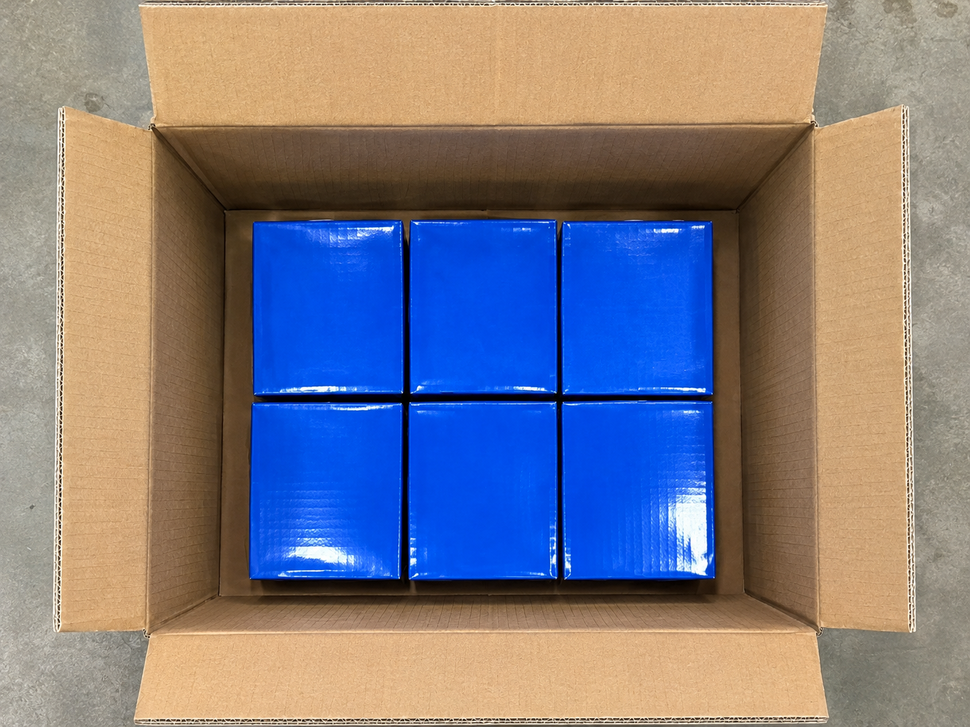
#> input picture test_images/test_B_top.png, 970 x 727 px, shrunk from 1448 x 1086 before the run
$ python test_floor_edges_products.py   (older library calls are emulated)
#> lines starting #> are read from the running program, lines starting #| are printed output that depends on the picture; after the words box and inside, x2 and y2 are one past the last pixel; in counts of white or black regions, pixels touching at a corner belong together

from pathlib import Path
import cv2
import numpy as np

src = Path("test_images/test_B_top.png")
out = Path("test_outputs/floor_edges_products.png")

image = cv2.imread(str(src))
#> image is the input picture: shape (727, 970, 3); mean B, G, R 133.4, 124.1, 128.2

if image is None:
    raise SystemExit("빈 박스 이미지를 찾지 못했습니다.")

h, w = image.shape[:2]

# 1. LAB 색상 공간으로 변환
lab = cv2.cvtColor(
    image, cv2.COLOR_BGR2LAB
).astype(np.float32)
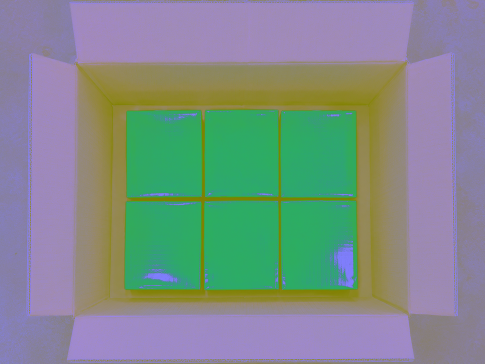
#> lab: shape (727, 970, 3) float32 (shown at 1/2 size); mean B, G, R 138, 141.2, 126.2

# 2. 색상·밝기 변화량 계산
gx = cv2.Sobel(lab, cv2.CV_32F, 1, 0, ksize=3)
gy = cv2.Sobel(lab, cv2.CV_32F, 0, 1, ksize=3)
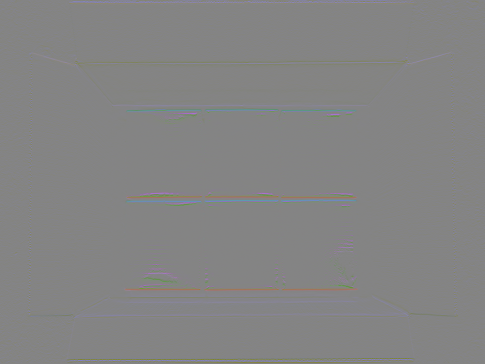
#> gy: shape (727, 970, 3) float32 (shown at 1/2 size); mean B, G, R -0.1, 0, 0; drawn with min black and max white

vertical_edges = np.linalg.norm(gx, axis=2)
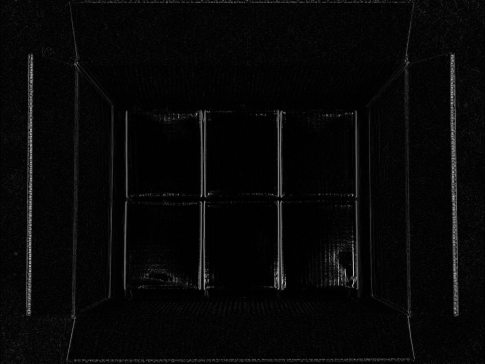
#> vertical_edges: shape (727, 970) float32 (shown at 1/2 size); min 0, max 921.4, mean 28.6; drawn with min black and max white
horizontal_edges = np.linalg.norm(gy, axis=2)
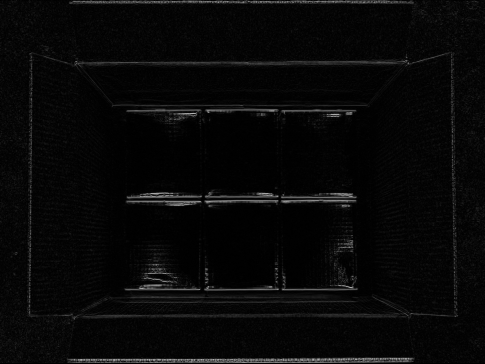
#> horizontal_edges: shape (727, 970) float32 (shown at 1/2 size); min 0, max 925.2, mean 31.1; drawn with min black and max white

# 제품이 없는 중앙 영역에서 경계 후보 수집
x1, x2 = int(w * 0.40), int(w * 0.60)
y1, y2 = int(h * 0.40), int(h * 0.60)

x_profile = np.median(
    vertical_edges[y1:y2, :], axis=0
)
#> x_profile = 970 values, max 541.6 at index 60, min 0 at index 0, mean 26.07
y_profile = np.median(
    horizontal_edges[:, x1:x2], axis=1
)
#> y_profile = 727 values, max 630.2 at index 718, min 0 at index 0, mean 28.28

# 노이즈 감소
def smooth(values):
    v = values.astype(np.float32).reshape(1, -1)
    return cv2.GaussianBlur(v, (21, 1), 0).ravel()

x_profile = smooth(x_profile)
#> x_profile = 970 values, max 272.5 at index 907, min 4.39 at index 491, mean 26.09
y_profile = smooth(y_profile)
#> y_profile = 727 values, max 314.5 at index 726, min 3.95 at index 450, mean 28.63

# 3. 각 방향의 경계 검색 범위
# 현재 정면 촬영 테스트 사진에 맞춘 범위
def strongest(profile, start_ratio, end_ratio):
#> called with profile = array of shape (970,), start_ratio = 0.15, end_ratio = 0.4
    n = len(profile)
#> n = 970
    start = int(n * start_ratio)
#> start = 145
    end = int(n * end_ratio)
#> end = 388

    region = profile[start:end]
#> region = 243 values, max 129.3 at index 108, min 4.72 at index 137, mean 18.21
    if region.size == 0:
        raise ValueError("검색 범위가 비어 있습니다.")

    index = int(np.argmax(region))
#> index = 108
    return start + index, float(region[index])

left, ls = strongest(x_profile, 0.15, 0.40)
#> left = 253; ls = 129.3
right, rs = strongest(x_profile, 0.60, 0.85)
#> right = 713; rs = 132.3
top, ts = strongest(y_profile, 0.22, 0.43)
#> top = 220; ts = 149.8
bottom, bs = strongest(y_profile, 0.57, 0.85)
#> bottom = 579; bs = 136.6

if left >= right or top >= bottom:
    raise SystemExit("바닥 경계 후보가 올바르지 않습니다.")

# 4. 검출 결과 표시
result = image.copy()

corners = np.array([
    [left, top],
    [right, top],
    [right, bottom],
    [left, bottom]
], dtype=np.int32)
#> corners = [[253, 220], [713, 220], [713, 579], [253, 579]]

cv2.polylines(
    result, [corners], True,
    (0, 255, 0), 4
)
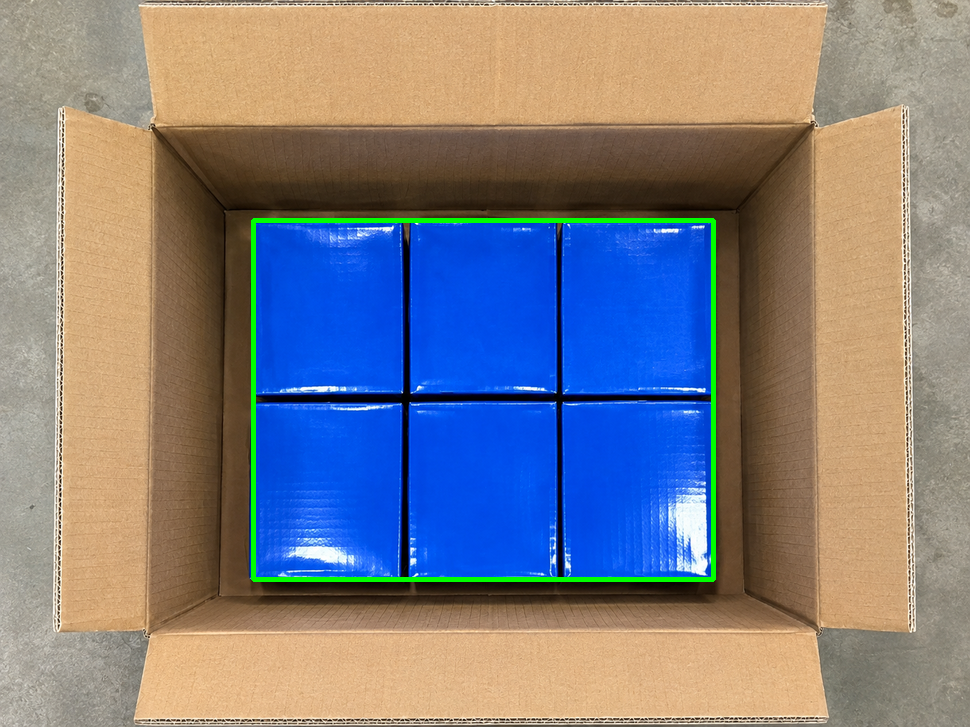
#> result: shape (727, 970, 3); 1.16% of pixels changed, all inside (x1, y1, x2, y2) = (251, 218, 716, 582)

for pt in corners:
    cv2.circle(
        result, tuple(pt), 9,
        (0, 0, 255), -1
    )
#> this loop made 4 passes
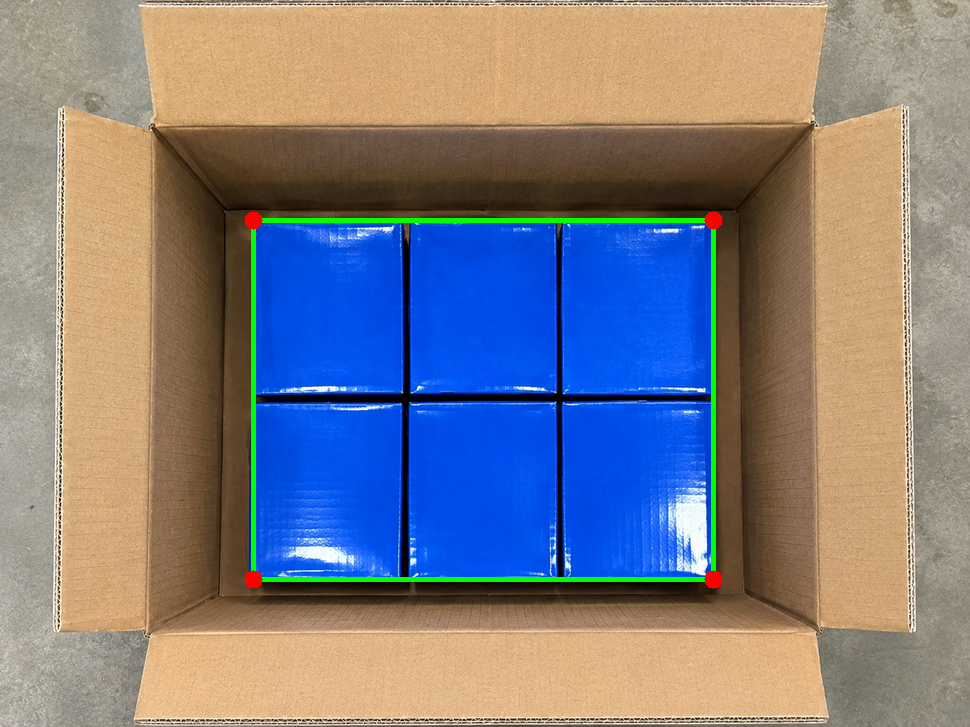
#> result: shape (727, 970, 3); 0.14% of pixels changed, all inside (x1, y1, x2, y2) = (244, 211, 723, 589)

out.parent.mkdir(exist_ok=True)

if not cv2.imwrite(str(out), result):
    raise RuntimeError("이미지 저장 실패")

print("=== 바닥 경계 후보 ===")
print("왼쪽:", left, "변화 강도:", round(ls, 1))
#| 왼쪽: 253 변화 강도: 129.3
print("오른쪽:", right, "변화 강도:", round(rs, 1))
#| 오른쪽: 713 변화 강도: 132.3
print("위쪽:", top, "변화 강도:", round(ts, 1))
#| 위쪽: 220 변화 강도: 149.8
print("아래쪽:", bottom, "변화 강도:", round(bs, 1))
#| 아래쪽: 579 변화 강도: 136.6
print("결과:", out)

$ run again, with test_images/generated.png copied over test_images/test_B_top.png
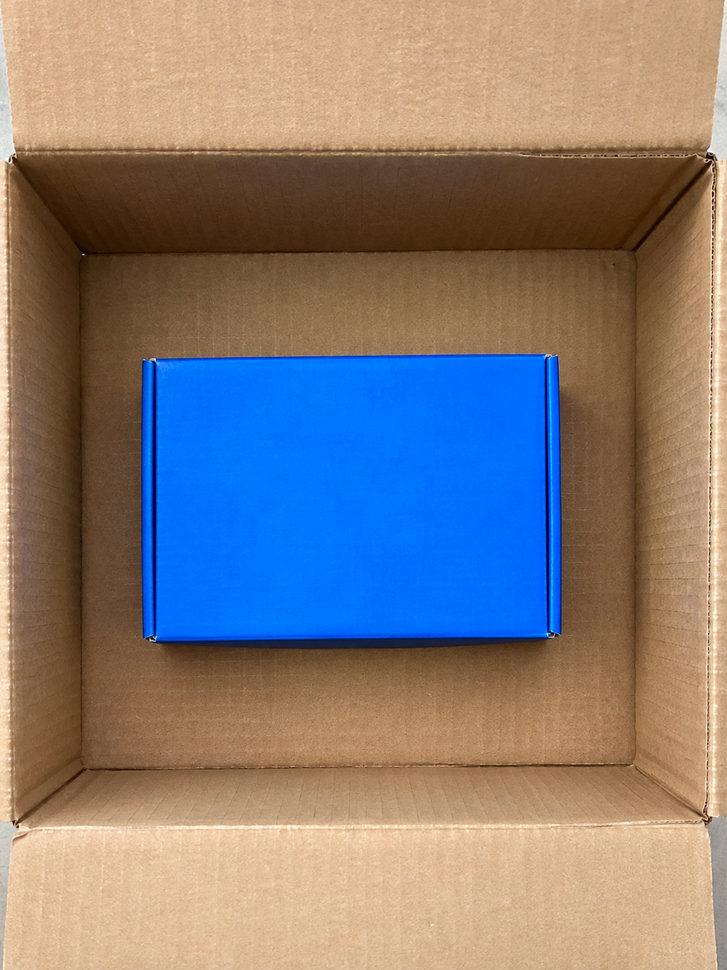
#> input picture test_images/generated.png, 727 x 970 px, shrunk from 1086 x 1448 before the run
#> image is the input picture: shape (970, 727, 3); mean B, G, R 122.1, 125.3, 134.9
#> `horizontal_edges = np.linalg.norm(gy, axis=2)`:
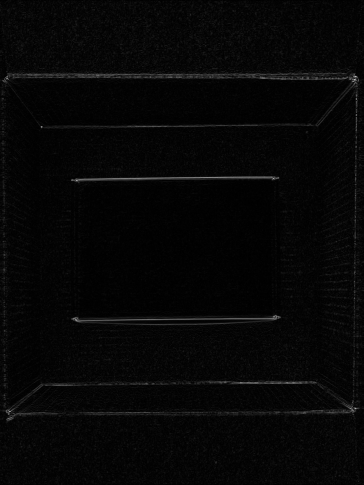
#> horizontal_edges: shape (970, 727) float32 (shown at 1/2 size); min 0, max 805.5, mean 21.6; drawn with min black and max white
#> `x_profile = np.median( vertical_edges[y1:y2, :], axis=0 )`: x_profile = 727 values, max 473.3 at index 545, min 0 at index 0, mean 25.14
#> `y_profile = np.median( horizontal_edges[:, x1:x2], axis=1 )`: y_profile = 970 values, max 417.1 at index 355, min 0 at index 0, mean 18.04
#> `x_profile = smooth(x_profile)`: x_profile = 727 values, max 296.1 at index 548, min 4.84 at index 498, mean 25.17
#> `y_profile = smooth(y_profile)`: y_profile = 970 values, max 138.9 at index 356, min 5.4 at index 417, mean 18.06
#> n = 727
#> start = 109
#> end = 290
#> region = 181 values, max 229.6 at index 45, min 5.53 at index 162, mean 27.3
#> index = 45
#> left = 154; ls = 229.6
#> right = 548; rs = 296.1
#> top = 356; ts = 138.9
#> bottom = 638; bs = 105
#> corners = [[154, 356], [548, 356], [548, 638], [154, 638]]
#> the loop `for pt in corners:` made 4 passes
#> after the loop `for pt in corners:`:
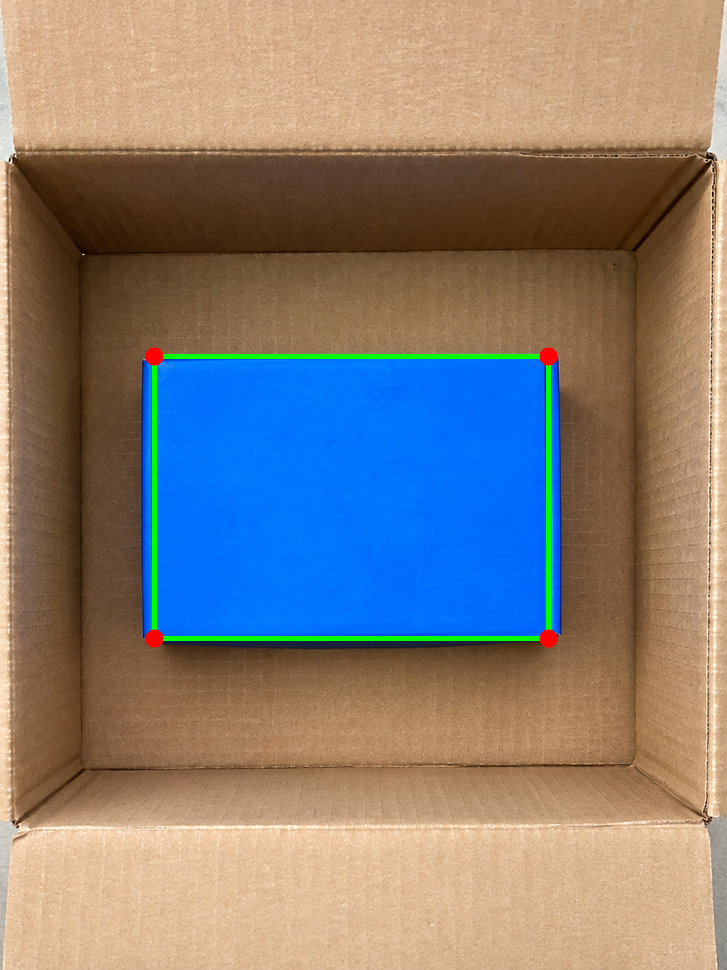
#> result: shape (970, 727, 3); mean B, G, R 120.5, 126.9, 134.9
#| 왼쪽: 154 변화 강도: 229.6
#| 오른쪽: 548 변화 강도: 296.1
#| 위쪽: 356 변화 강도: 138.9
#| 아래쪽: 638 변화 강도: 105.0

$ run again, with test_images/test_A.png copied over test_images/test_B_top.png
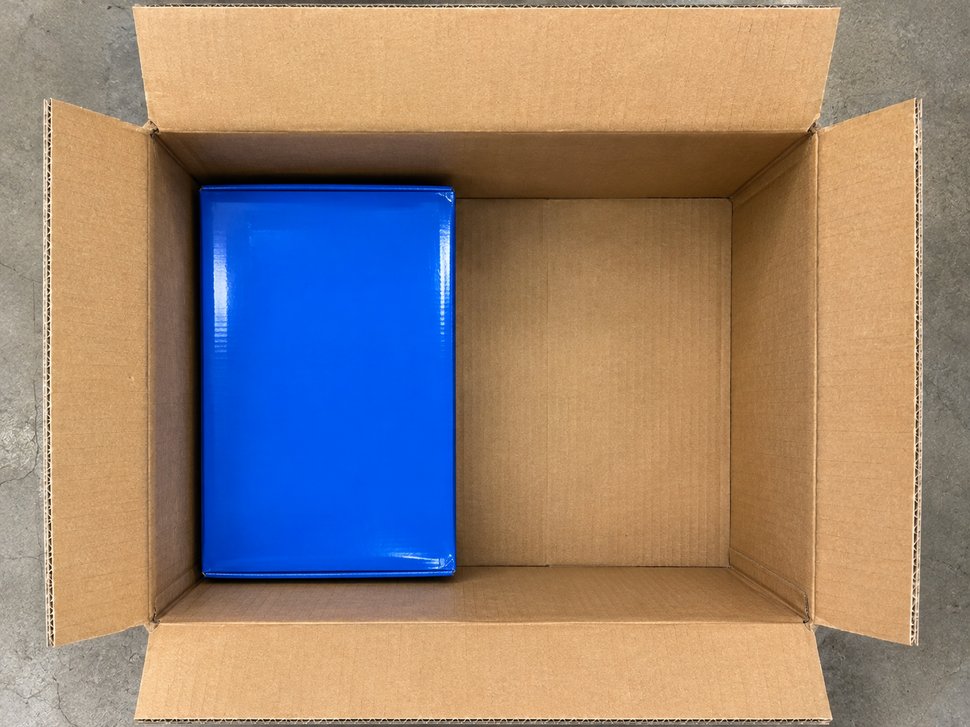
#> input picture test_images/test_A.png, 970 x 727 px, shrunk from 1448 x 1086 before the run
#> image is the input picture: shape (727, 970, 3); mean B, G, R 119, 131.1, 149.8
#> `horizontal_edges = np.linalg.norm(gy, axis=2)`:
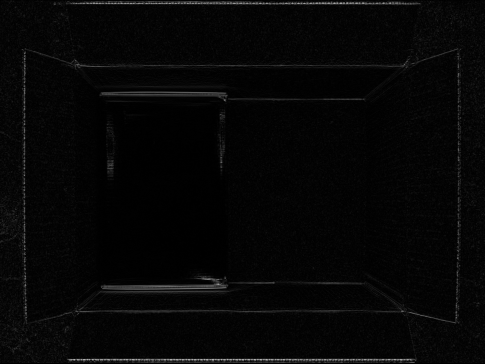
#> horizontal_edges: shape (727, 970) float32 (shown at 1/2 size); min 0, max 962.7, mean 25; drawn with min black and max white
#> `x_profile = np.median( vertical_edges[y1:y2, :], axis=0 )`: x_profile = 970 values, max 620.6 at index 49, min 0 at index 0, mean 23.21
#> `y_profile = np.median( horizontal_edges[:, x1:x2], axis=1 )`: y_profile = 727 values, max 680.3 at index 719, min 0 at index 0, mean 18.5
#> `x_profile = smooth(x_profile)`: x_profile = 970 values, max 262.1 at index 48, min 2.93 at index 378, mean 23.23
#> `y_profile = smooth(y_profile)`: y_profile = 727 values, max 227.1 at index 720, min 6.12 at index 472, mean 18.69
#> n = 970
#> start = 145
#> end = 388
#> region = 243 values, max 99.17 at index 57, min 2.93 at index 233, mean 15.11
#> index = 57
#> left = 202; ls = 99.17
#> right = 816; rs = 101.2
#> top = 198; ts = 48.58
#> bottom = 565; bs = 49.15
#> corners = [[202, 198], [816, 198], [816, 565], [202, 565]]
#> the loop `for pt in corners:` made 4 passes
#> after the loop `for pt in corners:`:
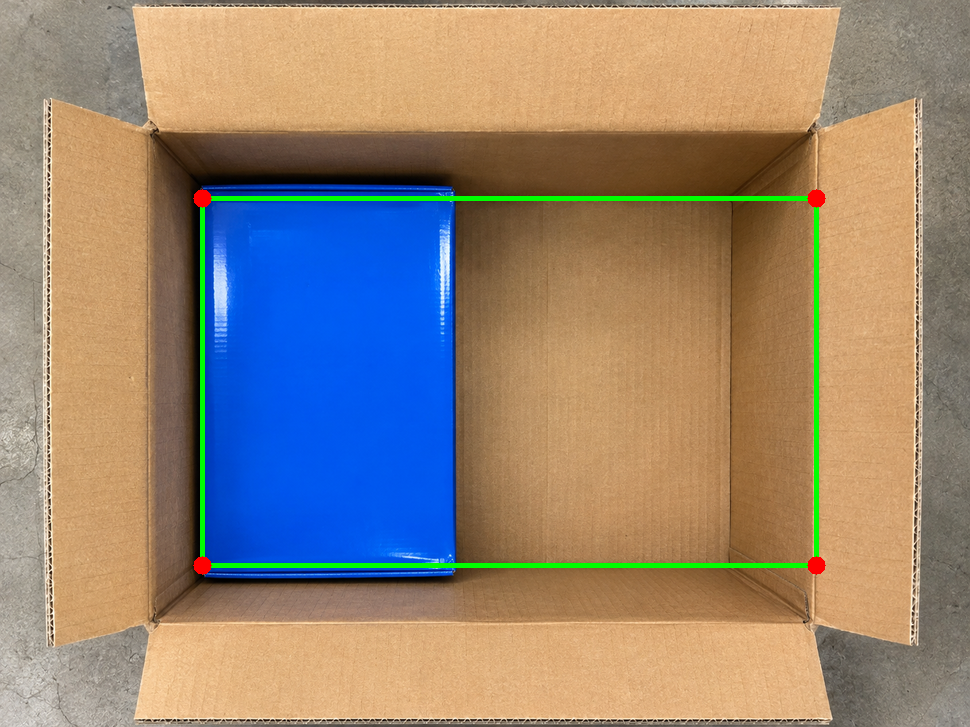
#> result: shape (727, 970, 3); mean B, G, R 117.5, 133.4, 149
#| 왼쪽: 202 변화 강도: 99.2
#| 오른쪽: 816 변화 강도: 101.2
#| 위쪽: 198 변화 강도: 48.6
#| 아래쪽: 565 변화 강도: 49.2
